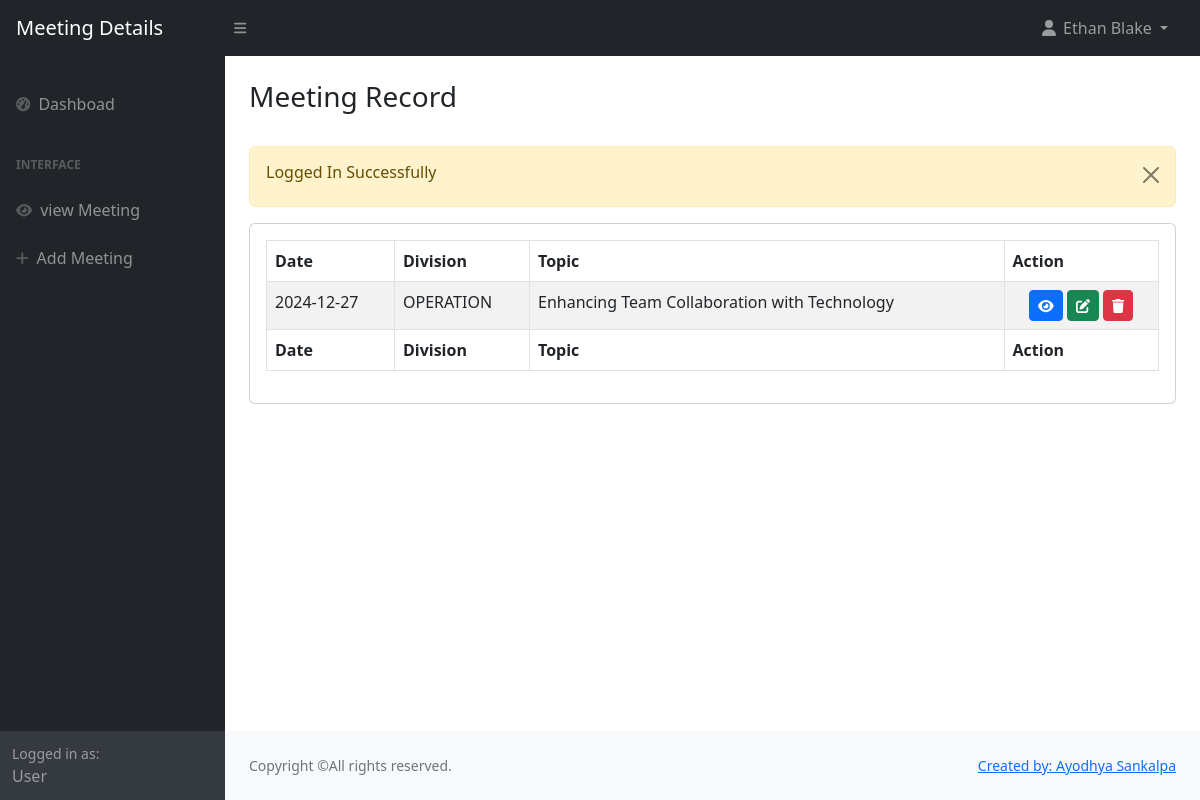
/user/record.php?designation=Managing Director (signed in), run on the app's committed database.
### tables this page shows
CREATE TABLE `meeting_attendees` (
  `id` int(11) NOT NULL,
  `meeting_id` int(11) NOT NULL,
  `name` varchar(150) NOT NULL,
  `designation` varchar(100) NOT NULL
);

CREATE TABLE `details` (
  `id` int(11) NOT NULL,
  `date` date NOT NULL,
  `division` varchar(100) NOT NULL,
  `topic` varchar(255) NOT NULL,
  `userid` int(11) DEFAULT NULL,
  `created_at` timestamp NOT NULL DEFAULT current_timestamp()
);

### user/record.php (the view, shortened to what this page needs)
<?php
include('includes/header.php');
$userId = $_SESSION['user_id'];
$des = isset($_GET['designation']) ? mysqli_real_escape_string($conn, $_GET['designation']) : null;
$query = "SELECT details.*, meeting_attendees.designation
          FROM details
          LEFT JOIN meeting_attendees ON details.id = meeting_attendees.meeting_id
          WHERE details.userid = '$userId' AND meeting_attendees.designation = '$des'
          ORDER BY details.id DESC";
$result = mysqli_query($conn, $query);
?>
<div class="container-fluid px-4">
    <h3 class="mt-4">Meeting Record</h3>
    <div class="card mb-4">
        <div class="card-body">
            <table id="datatablesSimple" class="table table-bordered table-striped">
                <thead>
                    <tr>
                        <th>Date</th>
                        <th>Division</th>
                        <th>Topic</th>
                        <th>Action</th>
                    </tr>
                </thead>
                <tfoot>
                    <tr>
                        <th>Date</th>
                        <th>Division</th>
                        <th>Topic</th>
                        <th>Action</th>
                    </tr>
                </tfoot>
                <tbody>
                    <?php
                    if (mysqli_num_rows($result) > 0) {
                        while ($row = mysqli_fetch_assoc($result)) {
                            ?>
                            <tr>
                                <td><?php echo $row['date']; ?></td>
                                <td><?php echo $row['division']; ?></td>
                                <td><?php echo $row['topic']; ?></td>
                                <td>
                                    <div class="text-center">
                                        <a href="view_meeting.php?id=<?php echo $row['id']; ?>" class="btn btn-primary btn-sm">
                                            <i class="fa-solid fa-eye"></i>
                                        </a>
                                        <a href="edit_meeting.php?id=<?php echo $row['id']; ?>" class="btn btn-success btn-sm">
                                            <i class="fa-solid fa-pen-to-square"></i>
                                        </a>
                                        <a href="delete_meeting.php?id=<?php echo $row['id']; ?>" class="btn btn-danger btn-sm" onclick="return confirm('Are you sure you want to delete this record?')">
                                            <i class="fa-solid fa-trash"></i>
                                        </a>
                                    </div>
                                </td>
                            </tr>
                            <?php
                        }
                    } else {
                        echo "<tr><td colspan='4'>No meeting details found for this user.</td></tr>";
                    }
                    ?>
                </tbody>
            </table>
        </div>
    </div>
</div>
<?php include('includes/footer.php'); ?>

### data on the page
meeting_attendees: meeting.date "2024-12-27", meeting.division "OPERATION", meeting.topic "Enhancing Team Collaboration with Technology"

### other printed values
$userName "Ethan Blake"
$_SESSION['status'] "Logged In Successfully"
